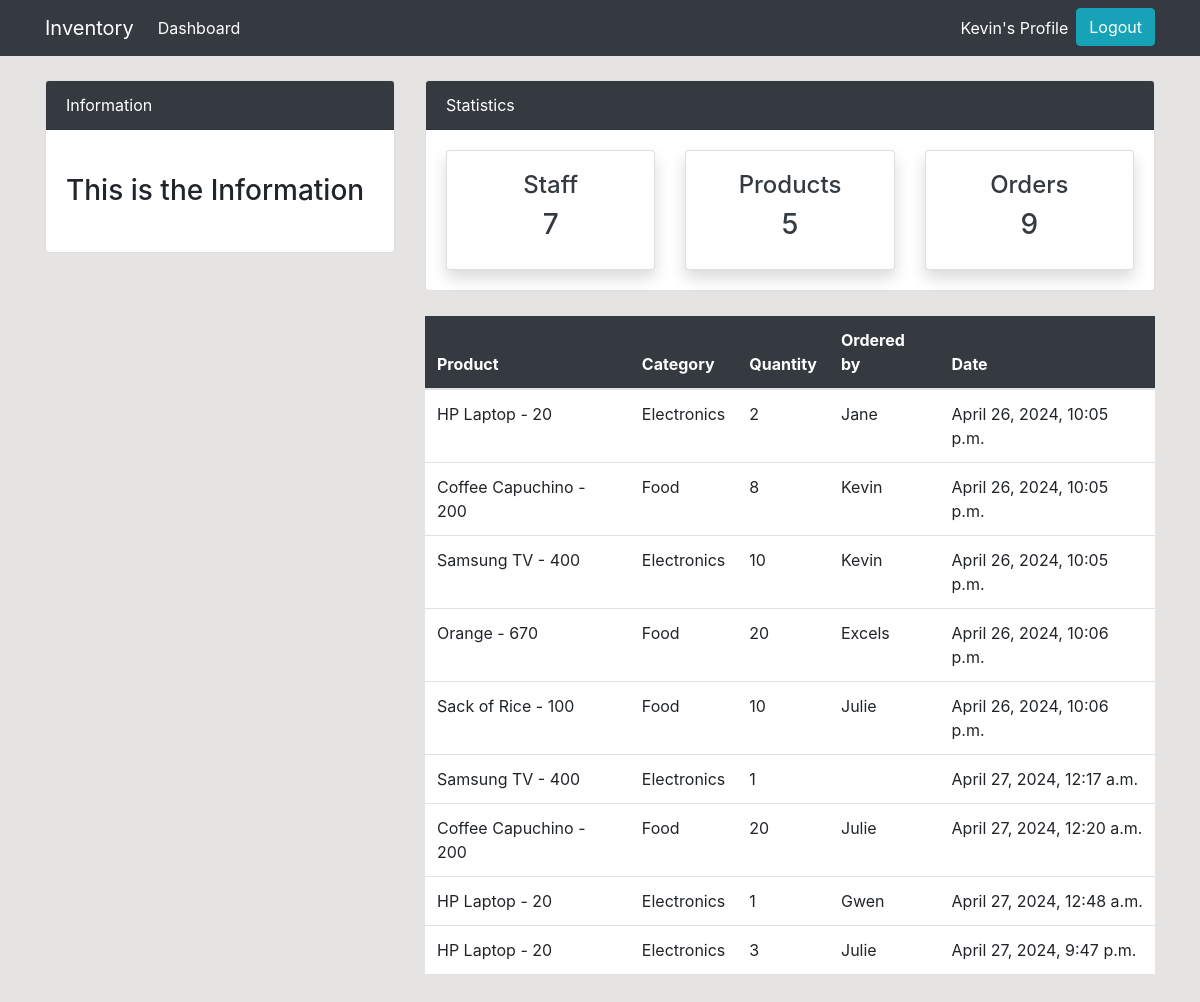
The app's page /order/ (signed in) with its own data.
### dashboard/models.py (models this page shows, shortened)
class Order(models.Model):
    product = models.ForeignKey(Product, on_delete=models.CASCADE, null=True)
    staff = models.ForeignKey(User, models.CASCADE, null=True)
    order_quantity = models.PositiveIntegerField(null=True)
    date = models.DateTimeField(auto_now_add=True)
    class Meta:
        verbose_name_plural = "Order"

class Product(models.Model):
    name = models.CharField(max_length=100, null=True)
    category = models.CharField(max_length=20, choices=CATEGORY, null=True)
    quantity = models.PositiveIntegerField(null=True)
    class Meta:
        verbose_name_plural = "Products"
    def __str__(self):
        return f'{self.name} - {self.quantity}'

### dashboard/views.py (the view)
# urls.py: path('order/', views.order, name='dashboard-order'),
@login_required
def order(request):
    orders = Order.objects.all()
    orders_count = orders.count()
    workers_count = User.objects.all().count()
    product_count = Product.objects.all().count()
    context = {
        'orders': orders,
        'workers_count': workers_count,
        'orders_count': orders_count,
        'product_count': product_count
    }
    return render(request ,'dashboard/order.html', context)

### templates/dashboard/order.html (shortened to what this page needs)
{% extends 'partials/base.html' %}
{% block content %}
{% include 'partials/topnav.html' %}
<div class="container">
<div class="row my-4">
    <div class="col-md-4"></div>
    <div class="col-md-8">
        <table class="table bg-white">
            <thead class="bg-dark text-white">
                <tr>
                    <th scope="col">Product</th>
                    <th scope="col">Category</th>
                    <th scope="col">Quantity</th>
                    <th scope="col">Ordered by</th>
                    <th scope="col">Date</th>
                </tr>
            </thead>
            <tbody>
                {% for orders in orders %}
                <tr>
                    <td>{{ orders.product }}</td>
                    <td>{{ orders.product.category }}</td>
                    <td>{{ orders.order_quantity }}</td>
                    <td>{{ orders.staff.username }}</td>
                    <td>{{ orders.date }}</td>
                </tr>
                {% endfor %}
            </tbody>
        </table>
    </div>
</div>
</div>
{% endblock %}

### templates/partials/nav.html (shortened to what this page needs)
<nav class="navbar navbar-expand-lg navbar-dark bg-dark">
  {% if user.is_authenticated %}
  <div class="container">
      <a class="navbar-brand text-white" href="{% url 'dashboard-index' %}">Inventory</a>
      <div class="collapse navbar-collapse" id="navbarSupportedContent">
          <ul class="navbar-nav mr-auto">
              <li class="nav-item active">
                  <a class="nav-link text-white" href="{% url 'dashboard-index' %}">Dashboard </a>
              </li>
          </ul>
          <ul class="navbar-nav ml-auto">
              <li class="nav-item active">
                  <a class="nav-link text-white" href="{% url 'user-profile' %}">{{ user.username }}'s Profile
                      <span class="sr-only">(current)</span></a>
              </li>
              <li class="nav-item">
                  <form action="{% url 'user-logout' %}" method="post">
                    <input class="btn btn-info btn-block" type="submit" value="Logout">
                </form>
              </li>
          </ul>
          {% endif %}
      </div>
  </div>
</nav>

### static/style.css (style rules this page uses)
body { background: rgb(230, 227, 227); }

### records on screen
Order: product "HP Laptop - 20", product.category "Electronics", order_quantity "2", staff.username "Jane", date "April 26, 2024, 10:05 p.m."
Order: product "Coffee Capuchino - 200", product.category "Food", order_quantity "8", staff.username "Kevin", date "April 26, 2024, 10:05 p.m."
Order: product "Samsung TV - 400", product.category "Electronics", order_quantity "10", staff.username "Kevin", date "April 26, 2024, 10:05 p.m."
Order: product "Orange - 670", product.category "Food", order_quantity "20", staff.username "Excels", date "April 26, 2024, 10:06 p.m."
Order: product "Sack of Rice - 100", product.category "Food", order_quantity "10", staff.username "Julie", date "April 26, 2024, 10:06 p.m."
Order: product "Samsung TV - 400", product.category "Electronics", order_quantity "1", date "April 27, 2024, 12:17 a.m."
Order: product "Coffee Capuchino - 200", product.category "Food", order_quantity "20", staff.username "Julie", date "April 27, 2024, 12:20 a.m."
Order: product "HP Laptop - 20", product.category "Electronics", order_quantity "1", staff.username "Gwen", date "April 27, 2024, 12:48 a.m."
Order: product "HP Laptop - 20", product.category "Electronics", order_quantity "3", staff.username "Julie", date "April 27, 2024, 9:47 p.m."

### other values on screen
{{ user.username }} "Kevin"
{{ workers_count }} "7"
{{ product_count }} "5"
{{ orders_count }} "9"
